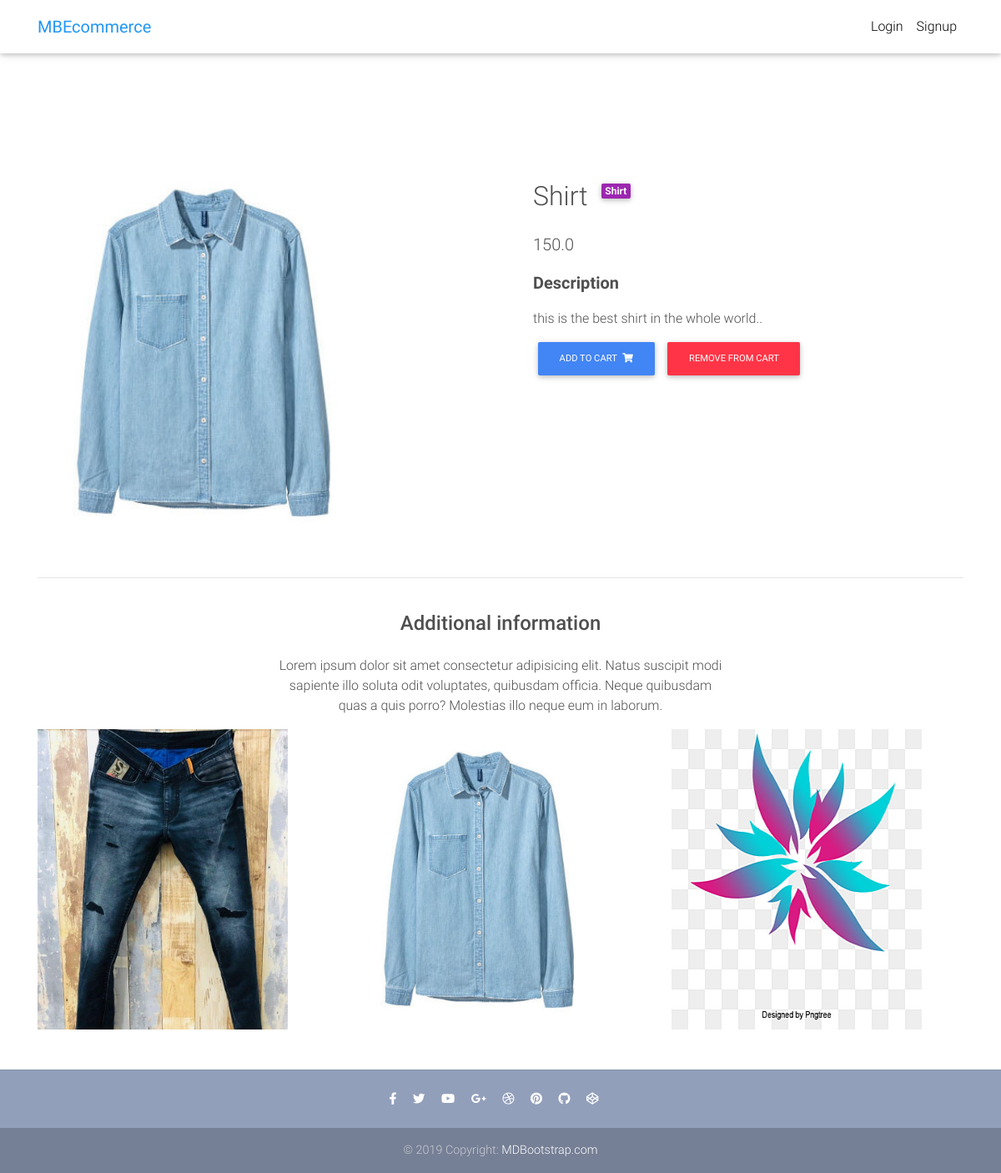
The app's page /product/what/ with its own data.
### core/models.py (models this page shows, shortened)
class Item(models.Model):
    title = models.CharField(max_length=100)
    price = models.FloatField()
    discount_price = models.FloatField(blank=True, null=True)
    category = models.CharField(choices=CATEGORY_CHOICES, max_length=2)
    label = models.CharField(choices=LABEL_CHOICES, max_length=1)
    slug = models.SlugField()
    description = models.TextField()
    image = models.ImageField()
    def get_add_to_cart_url(self):
        return reverse("core:add-to-cart", kwargs={
            'slug': self.slug
        })
    def get_remove_from_cart_url(self):
        return reverse("core:remove-from-cart", kwargs={
            'slug': self.slug
        })

### core/views.py (the view)
# urls.py: path('product/<slug>/', ItemDetailView.as_view(), name='product'),
class ItemDetailView(DetailView):
    model = Item
    template_name = "product-page.html"
    def get_context_data(self, **kwargs):
        context = super(ItemDetailView, self).get_context_data(**kwargs)
        items = list(Item.objects.all())
        random_items = random.sample(items, 3)
        context['items'] = random_items
        return context

### templates/product-page.html
{% extends "base.html" %}
{% block content %}
<main class="mt-5 pt-4">
  <div class="container dark-grey-text mt-5">
    <div class="row wow fadeIn">
      <div class="col-md-6 mb-4">
        <img src="{{ object.image.url }}" style="height: 460px; width: 400px;" class="img-fluid" alt="">
      </div>
      <div class="col-md-6 mb-4">
        <div class="p-4">
          <div class="mb-3" style="display: flex;">
              <h2>{{ object.title }}</h2>
            <a href="">
                <span class="badge purple ml-3">{{ object.get_category_display }}</span>
            </a>
          </div>
          <p class="lead">
            {% if object.discount_price %}
            <span class="mr-1">
              <del>${{ object.price }}</del>
            </span>
            <span>${{ object.discount_price }}</span>
            {% else %}
            <span>{{ object.price }}</span>
            {% endif %}
          </p>
          <p class="lead font-weight-bold">Description</p>
          <p>{{ object.description }}.</p>
          <a href="{{ object.get_add_to_cart_url }}" class="btn btn-primary btn-md my-0 p">
            Add to cart
            <i class="fas fa-shopping-cart ml-1"></i>
          </a>
          <a href="{{ object.get_remove_from_cart_url }}" class="btn btn-danger btn-md my-0 p">
            Remove from cart
          </a>
        </div>
      </div>
    </div>
    <hr>
    <div class="row d-flex justify-content-center wow fadeIn">
      <div class="col-md-6 text-center">
        <h4 class="my-4 h4">Additional information</h4>
        <p>Lorem ipsum dolor sit amet consectetur adipisicing elit. Natus suscipit modi sapiente illo soluta odit
          voluptates,
          quibusdam officia. Neque quibusdam quas a quis porro? Molestias illo neque eum in laborum.</p>
      </div>
    </div>
    <div class="row wow fadeIn">
        {% for item in items %}
      <div class="col-lg-4 col-md-12 mb-4">
        <img src="{{ item.image.url }}" style="width: 300px; height: 360px;" class="img-fluid" alt="">
      </div>
        {% endfor %}
    </div>
  </div>
</main>
{% endblock content %}

### templates/base.html (style rules this page uses)
html, body, header, .carousel { height: 60vh; }

### records on screen
Item: image (picture), title "Shirt", category "Shirt", price "150.0", description "this is the best shirt in the whole world."
Item: image (picture)
Item: image (picture)
